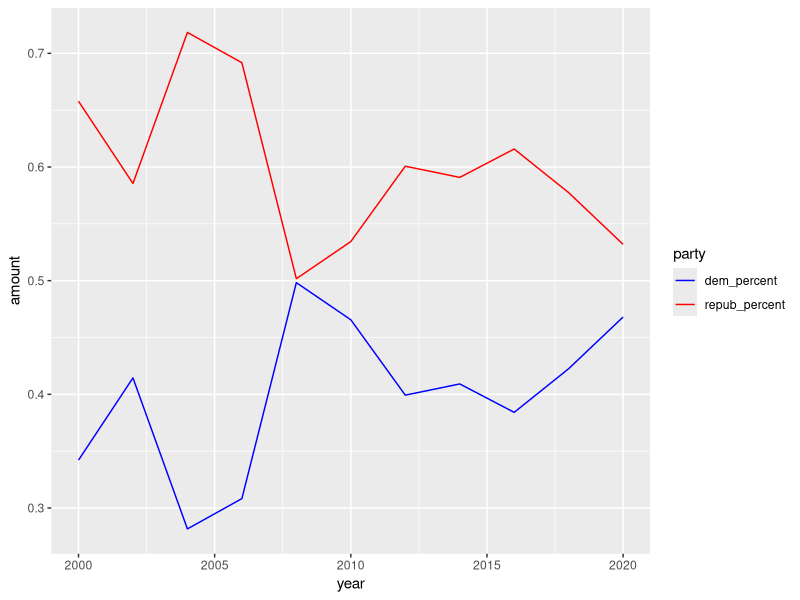
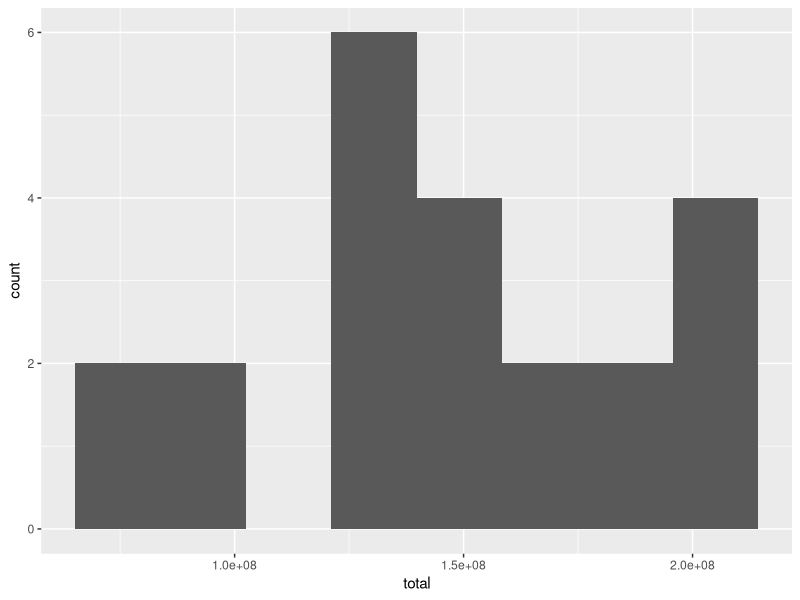

Reproduce these figures in R, in order.
## ---- chunk 1
library(tidyverse)
knitr::opts_chunk$set(echo = TRUE)
## ---- chunk 2
leadership_data = read_csv("data/leadership_pac_data/clean_data.csv")

clean_data = leadership_data %>% 
  group_by(year) %>% 
  summarize(total = sum(dem) + sum(repub),
            dem = sum(dem),
            repub = sum(repub),
            .groups = "drop") %>%
  mutate(dem_percent = dem / total,
         repub_percent = repub / total) %>% 
  pivot_longer(
    cols = c(dem_percent, repub_percent),
    names_to = "party",
    values_to = "amount"
  )
## ---- chunk 3
ggplot(clean_data, aes(x = year, y = amount, color = party)) + 
  geom_line() + 
  scale_color_manual(
    values = c("blue", "red")
  )
## ---- chunk 4
ggplot(clean_data, aes(x = total)) +
  geom_histogram(bins = 8)
